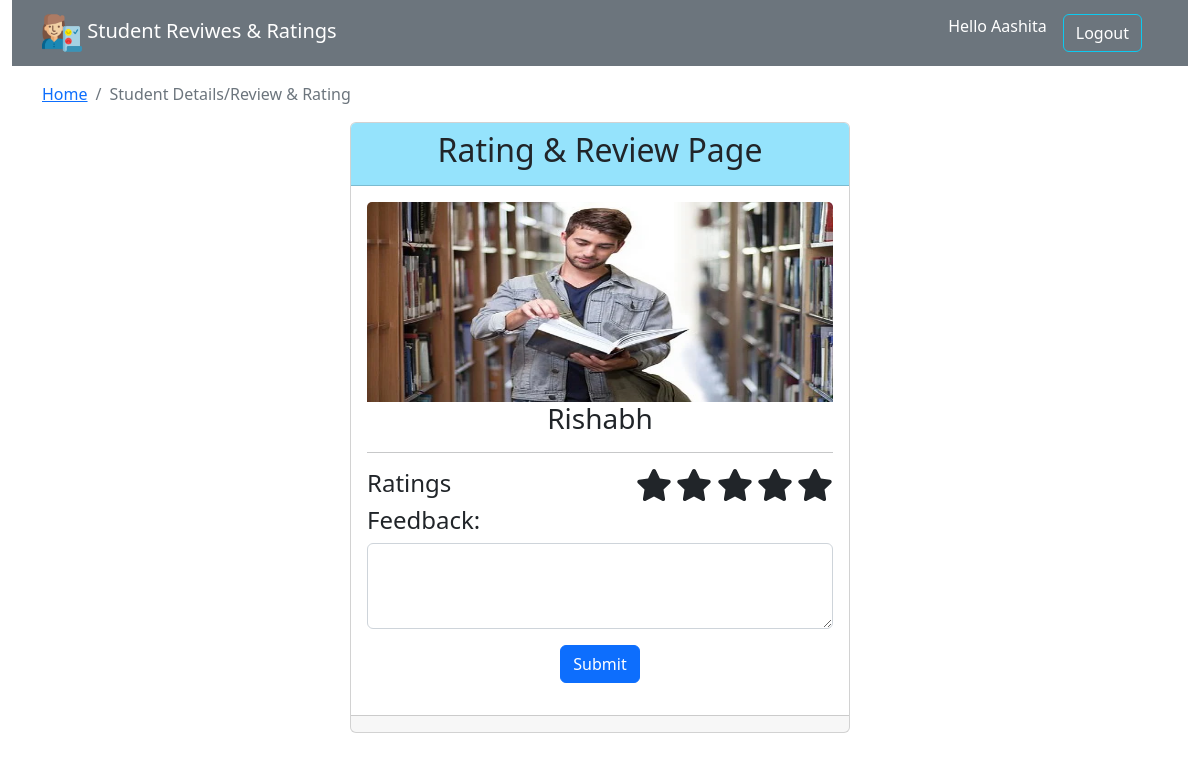
The page /review.php?stu_rev_id=3 (signed in) on the database its author committed.
### tables this page shows
CREATE TABLE `student_details` (
  `stu_id` int(11) NOT NULL,
  `stu_name` varchar(200) NOT NULL,
  `stu_img` varchar(100) NOT NULL,
  `stu_age` varchar(200) NOT NULL,
  `stu_edu` varchar(100) NOT NULL
);

### review.php (the view, shortened to what this page needs)
<!DOCTYPE html>
<html lang="en">
<head>
</head>
<body>
    <?php
        include 'header.php' ;
        if(isset($_SESSION['user_name'])){
    ?>
    <?php
        require 'connection.php';
        if(isset($_GET['stu_rev_id'])){
            $student_id = $_GET['stu_rev_id'];
            $sql = "SELECT * FROM student_details WHERE stu_id = $student_id";
            $row = $conn->query($sql);
    ?>
        <nav aria-label="breadcrumb">
            <div class="container my-3">
                <ol class="breadcrumb">
                    <li class="breadcrumb-item"><a href="index.php">Home</a></li>
                    <li class="breadcrumb-item active" aria-current="page">Student Details/Review & Rating</li>
                  </ol>
            </div>
        </nav>
    <div class="container-fluid">
        <center>
            <div class="card m-3" style="width: 500px;">
                <div class="card-header" style="background: rgb(149, 227, 252);">
                    <h2 class="text-center">Rating & Review Page</h2>
                </div>
                <div class="card-body">
                    <?php while($data = mysqli_fetch_assoc($row)){ ?>
                    <img src="./Images/<?php echo $data['stu_img'] ?>" class="card-img-top" alt="..." width="40" height="200"><br>
                    <h3 class="card-title" ><?php echo $data['stu_name'] ?></h3>
                    <hr>
                    <?php }  } ?>
                    <div class="d-flex justify-content-between">
                        <h4 class="card-title text-start">Ratings</h4>
                        <span>
                            <i class="fas fa-star star-light submit_star fa-2x" id="submit_star_1" data-rating = "1"></i>
                            <i class="fas fa-star star-light submit_star fa-2x" id="submit_star_2" data-rating = "2"></i>
                            <i class="fas fa-star star-light submit_star fa-2x" id="submit_star_3" data-rating = "3"></i>
                            <i class="fas fa-star star-light submit_star fa-2x" id="submit_star_4" data-rating = "4"></i>
                            <i class="fas fa-star star-light submit_star fa-2x" id="submit_star_5" data-rating = "5"></i>
                        </span>
                    </div>
                    <div class="reviews">
                        <form action="reviewcode.php" method="post" class="g-3 needs-validation" novalidate>
                            <h4 class="card-title text-start">Feedback:</h4>
                            <textarea name="user_review" class="form-control" id="user_review" cols="60" rows="3" required></textarea>
                            <button class="btn btn-primary my-3" type="submit" id="save_review">
                                Submit
                            </button>
                        </form>
                    </div>
                </div>
                <div class="card-footer">
                </div>
            </div>
        </center>
    </div>
</body>
</html>
<?php
 } ?>

### rows shown on the page
student_details: stu_img (picture), stu_name "Rishabh"

### other values the page prints
$_SESSION['user_name'] "Aashita"
